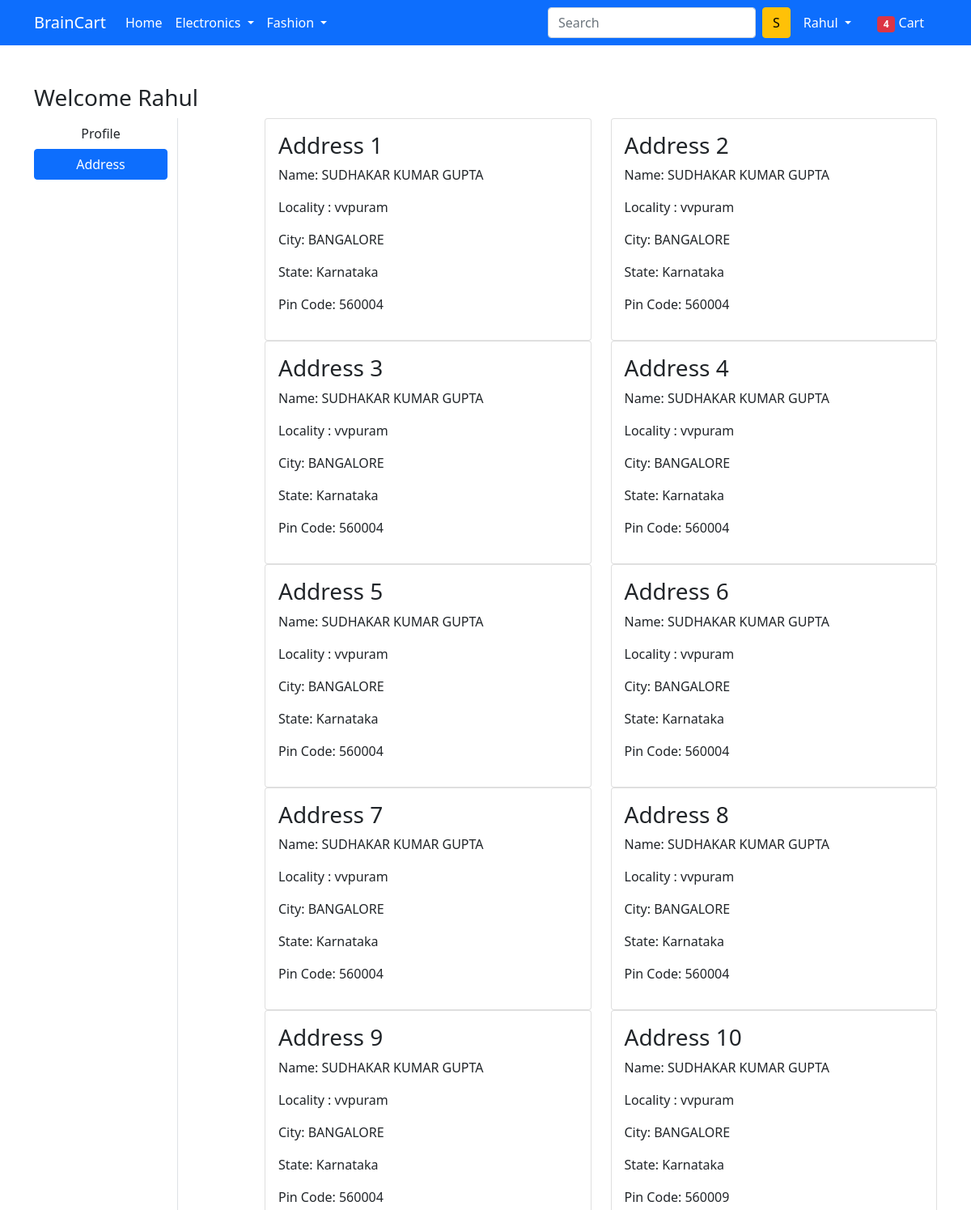
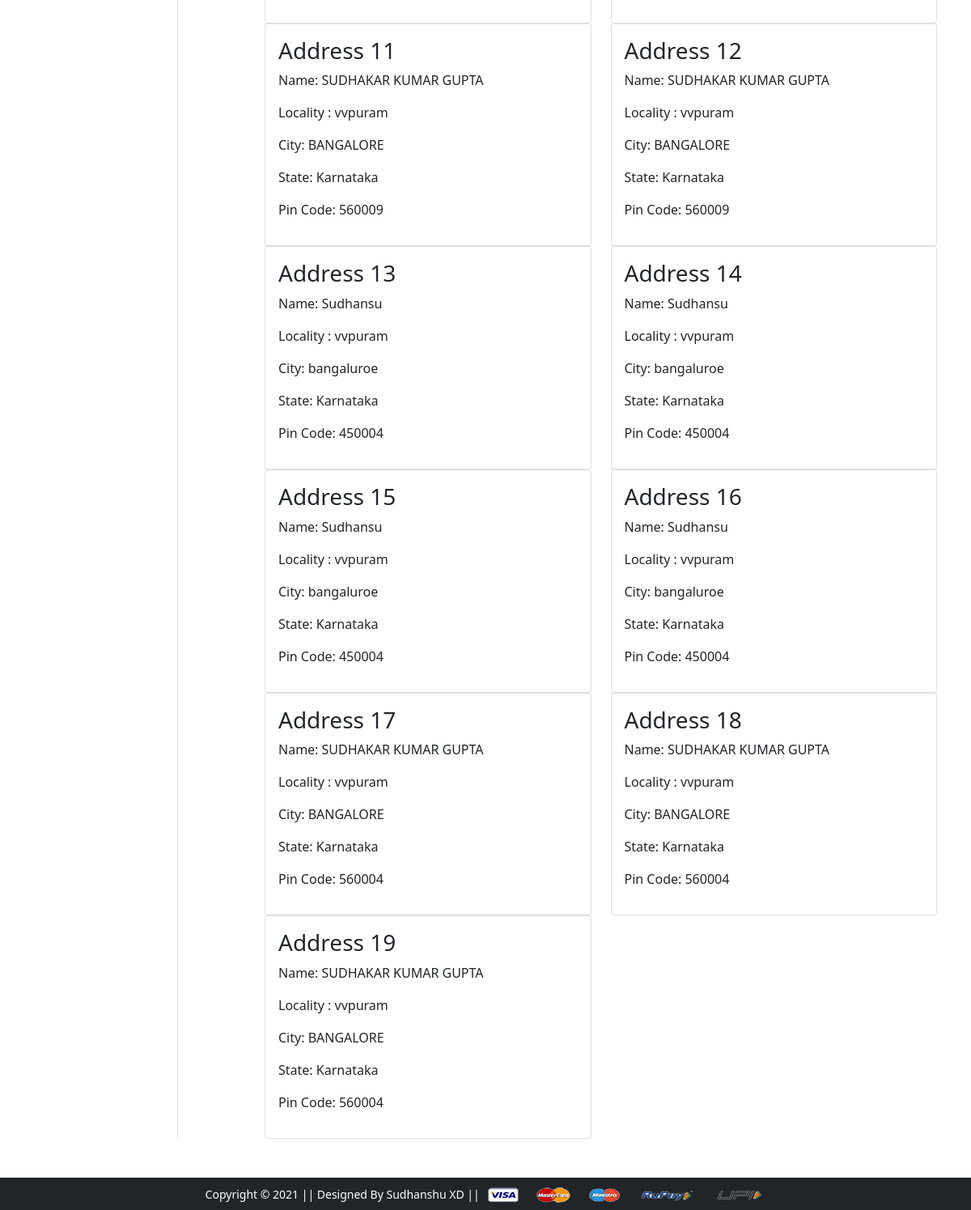
/address/ (signed in), run on the app's committed database (2 pictures, top to bottom).
### app/models.py (models this page shows, shortened)
class Customer(models.Model):
    user = models.ForeignKey(User, on_delete=models.CASCADE)
    name = models.CharField(max_length=200)
    locality = models.CharField(max_length=200)
    city = models.CharField(max_length=50)
    zipcode = models.IntegerField()
    state = models.CharField(choices = state_choices, max_length=50)

### app/views.py (the view)
# urls.py: path('address/', views.address, name='address'),
@login_required
def address(request):
    add= Customer.objects.filter(user=request.user)
    return render(request, 'app/address.html',{'add':add,'active':'btn primary'})

### app/templates/app/address.html (shortened to what this page needs)
{% extends 'app/base.html' %}
{% load static %}
{% block main-content %}
<div class="container my-5">
 <div class="row">
 <h3>Welcome <span class="text-capitalize">{{request.user}}</span></h3>
  <div class="col-sm-2 border-end">
   <ul class="list-unstyled">
    <li class="d-grid"><a href="{% url 'profile' %}" class="btn ">Profile</a></li>
    <li class="d-grid"><a href="{% url 'address' %}" class="btn btn-primary">Address</a></li>
   </ul>
  </div>
  <div class="col-sm-9 offset-sm-1">
   <div class="row">
       {%for ad in add%}
            <div class="col-sm-6">
            <div class="card">
            <div class="card-body">
            <h3>Address {{forloop.counter}}</h3>
            <p>Name: {{ad.name}}</p>
            <p>Locality : {{ad.locality}}</p>
            <p>City: {{ad.city}}</p>
            <p>State: {{ad.state}}</p>
            <p>Pin Code: {{ad.zipcode}}</p>
            </div>
            </div>
            </div>
        {%endfor%}
   </div>
  </div>
 </div>
</div>
{% endblock main-content %}

### app/templates/app/base.html (shortened to what this page needs)
<!doctype html>
{% load static %}
<html lang="en">
  <head>
    <link href="https://cdn.jsdelivr.net/npm/bootstrap@5.0.0-beta1/dist/css/bootstrap.min.css" rel="stylesheet">
    <link rel="stylesheet" href="{% static 'app/css/owl.carousel.min.css' %}">
    <link rel="stylesheet" href="{% static 'app/css/all.min.css' %}">
    <link rel="stylesheet" href="{% static 'app/css/style.css' %}">
  </head>
  <body>
    <nav class="navbar navbar-expand-lg navbar-dark bg-primary">
     <div class="container">
       <a class="navbar-brand" href="/">BrainCart</a>
       <div class="collapse navbar-collapse" id="navbarSupportedContent">
         <ul class="navbar-nav me-auto mb-2 mb-lg-0">
           <li class="nav-item">
             <a class="nav-link active" aria-current="page" href="/">Home</a>
           </li>
           <li class="nav-item dropdown">
             <a class="nav-link dropdown-toggle text-white" href="#" id="electronicsDropdown" role="button" data-bs-toggle="dropdown" aria-expanded="false">
               Electronics
             </a>
           </li>
           <li class="nav-item dropdown">
             <a class="nav-link dropdown-toggle text-white" href="#" id="fashionDropdown" role="button" data-bs-toggle="dropdown" aria-expanded="false">
               Fashion
             </a>
           </li>
         </ul>
         <form class="d-flex">
           <input class="form-control me-2" type="search" placeholder="Search" aria-label="Search">
           <button class="btn btn-warning" type="submit">S</button>
         </form>
         <div>
          <ul class="navbar-nav me-auto mb-2 mb-lg-0">
            {%if request.user.is_authenticated %}
            <li class="nav-item dropdown mx-2">
              <a class="nav-link dropdown-toggle text-white" href="#" id="profileDropdown" role="button" data-bs-toggle="dropdown" aria-expanded="false">
                <span class="text-capitalize">{{request.user}}</span>
              </a>
            </li>
            <li class="nav-item mx-2">
             <a href="{% url 'showcart' %}" class="nav-link text-white"><span class="badge bg-danger">4</span> Cart </a>
            </li>
            {%endif%}
          </ul>
         </div>
       </div>
     </div>
    </nav>
    {% block main-content %} {% endblock main-content %}
    <footer class="container-fluid bg-dark text-center p-2 mt-5">
        <small class="text-white">Copyright &copy; 2021 || Designed By Sudhanshu XD || </small>
        <img src="{% static 'app/images/payment.png' %}" alt="" srcset="" class="img-fluid" height="2px">
    </footer>
  </body>
</html>

### data on the page
Customer: name "SUDHAKAR KUMAR GUPTA", locality "vvpuram", city "BANGALORE", state "Karnataka", zipcode "560004"
Customer: name "SUDHAKAR KUMAR GUPTA", locality "vvpuram", city "BANGALORE", state "Karnataka", zipcode "560004"
Customer: name "SUDHAKAR KUMAR GUPTA", locality "vvpuram", city "BANGALORE", state "Karnataka", zipcode "560004"
Customer: name "SUDHAKAR KUMAR GUPTA", locality "vvpuram", city "BANGALORE", state "Karnataka", zipcode "560004"
Customer: name "SUDHAKAR KUMAR GUPTA", locality "vvpuram", city "BANGALORE", state "Karnataka", zipcode "560004"
Customer: name "SUDHAKAR KUMAR GUPTA", locality "vvpuram", city "BANGALORE", state "Karnataka", zipcode "560004"
Customer: name "SUDHAKAR KUMAR GUPTA", locality "vvpuram", city "BANGALORE", state "Karnataka", zipcode "560004"
Customer: name "SUDHAKAR KUMAR GUPTA", locality "vvpuram", city "BANGALORE", state "Karnataka", zipcode "560004"
Customer: name "SUDHAKAR KUMAR GUPTA", locality "vvpuram", city "BANGALORE", state "Karnataka", zipcode "560004"
Customer: name "SUDHAKAR KUMAR GUPTA", locality "vvpuram", city "BANGALORE", state "Karnataka", zipcode "560009"
Customer: name "SUDHAKAR KUMAR GUPTA", locality "vvpuram", city "BANGALORE", state "Karnataka", zipcode "560009"
Customer: name "SUDHAKAR KUMAR GUPTA", locality "vvpuram", city "BANGALORE", state "Karnataka", zipcode "560009"
Customer: name "Sudhansu", locality "vvpuram", city "bangaluroe", state "Karnataka", zipcode "450004"
Customer: name "Sudhansu", locality "vvpuram", city "bangaluroe", state "Karnataka", zipcode "450004"
Customer: name "Sudhansu", locality "vvpuram", city "bangaluroe", state "Karnataka", zipcode "450004"
Customer: name "Sudhansu", locality "vvpuram", city "bangaluroe", state "Karnataka", zipcode "450004"
Customer: name "SUDHAKAR KUMAR GUPTA", locality "vvpuram", city "BANGALORE", state "Karnataka", zipcode "560004"
Customer: name "SUDHAKAR KUMAR GUPTA", locality "vvpuram", city "BANGALORE", state "Karnataka", zipcode "560004"
Customer: name "SUDHAKAR KUMAR GUPTA", locality "vvpuram", city "BANGALORE", state "Karnataka", zipcode "560004"

### other printed values
{{ request.user }} "Rahul"
